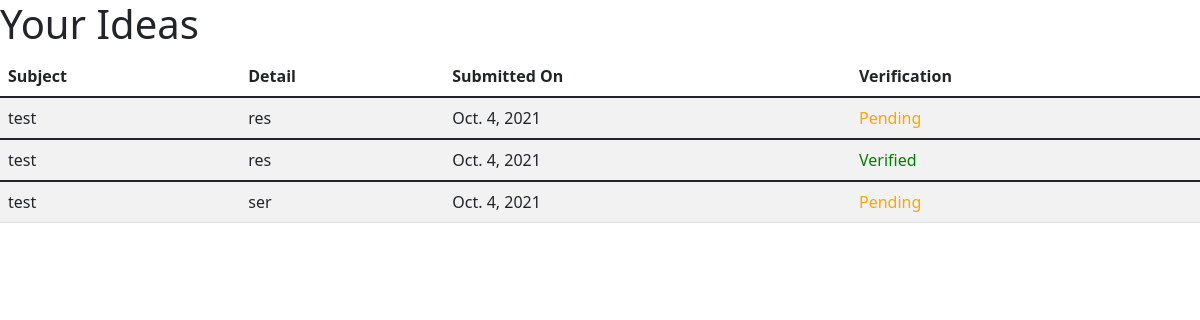
The app's page /subidea/ideas/ (signed in), older data.
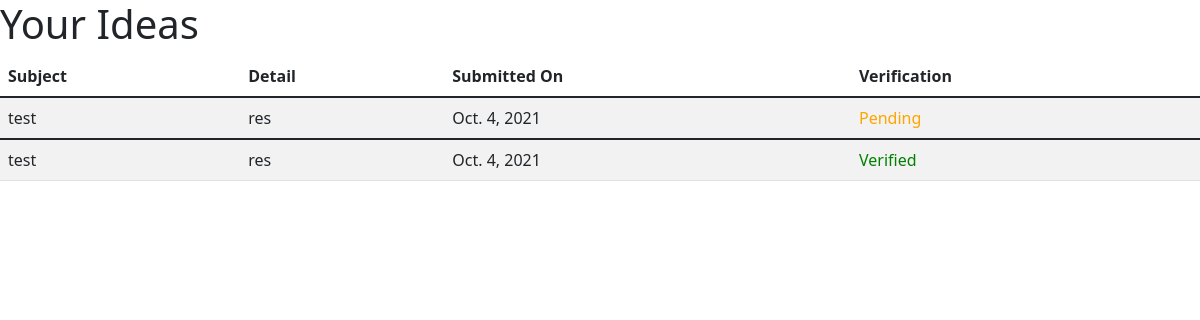
The same page, newer data.
### subIdea/models.py (models this page shows, shortened)
class Post(models.Model):
    author = models.ForeignKey(User, on_delete=models.CASCADE)
    subject = models.CharField(max_length=200)
    tell_us_your_idea = models.TextField()
    validate = models.BooleanField(default=0)
    submitdate = models.DateField(default=timezone.now)

### subIdea/views.py (the view)
# urls.py: path('ideas/', views.ideas, name='ideas'),
@login_required(login_url='login')
def ideas(request):
    userNow = request.user
    context = {
        'posts': userNow.post_set.all()
    }
    return render(request,'subIdea/ideas.html',context)

### templates/subIdea/ideas.html (shortened to what this page needs)
{% extends '../basicbootstrap.html'%}
{% block body %}
    <h1>Your Ideas</h1>
    <table class="table table-striped">
        <thead>
            <tr>
              <th scope="col">Subject</th>
              <th scope="col">Detail</th>
              <th scope="col">Submitted On</th>
              <th scope="col">Verification</th>
            </tr>
        </thead>
    {% for post in posts %}
            <tbody>
                <tr>
                  <td>{{post.subject}}</td>
                  <td>{{post.tell_us_your_idea}}</td>
                  <td>{{post.submitdate}}</td>
                  {% if post.validate %}
                    <td><span style = "color:green">Verified</span></td>
                  {% else %}
                    <td><span style = "color:orange">Pending</span></td>
                  {% endif %}
                </tr>
            </tbody>
    {% endfor %}
</table>
{% endblock %}

Row changes from the older to the newer data that the page shows:
removed Post: subject "test", tell_us_your_idea "ser", submitdate "Oct. 4, 2021", validate "Pending"
